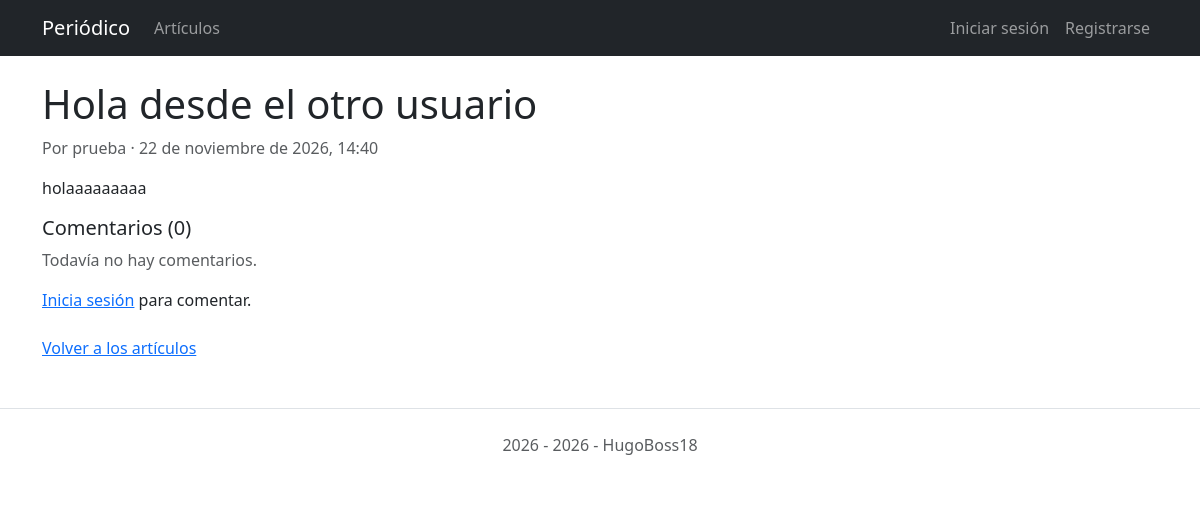
Page /articulos/3/ on the earlier database version.
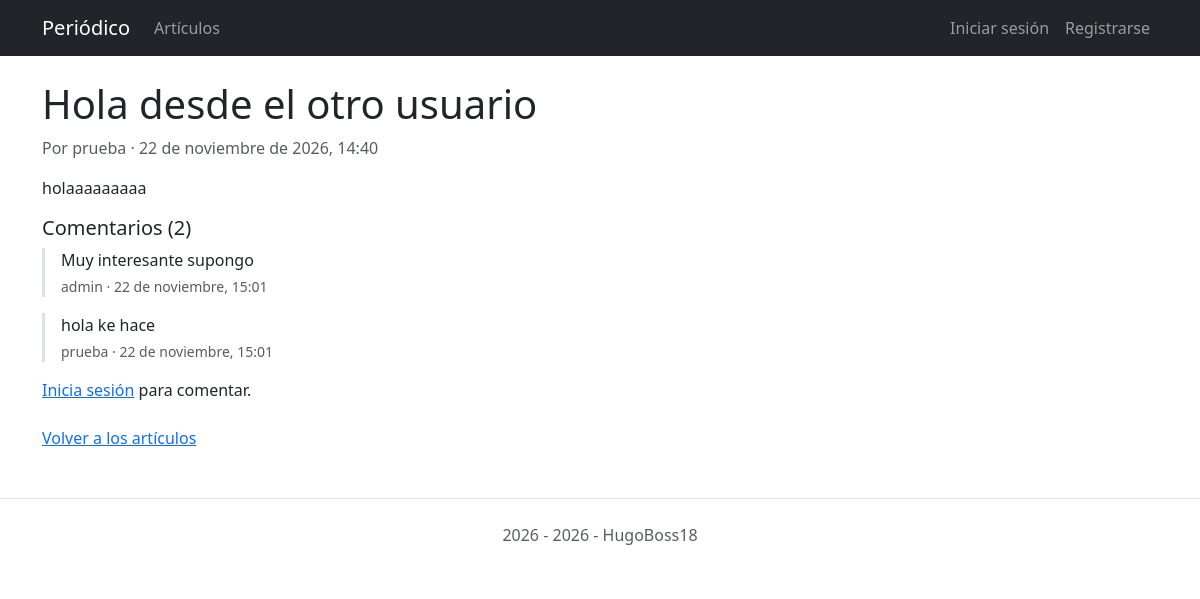
Same page on the later database version.
### articulos/models.py (models this page shows, shortened)
class Articulo(models.Model):
    titulo = models.CharField("título", max_length=255)
    cuerpo = models.TextField()
    fecha = models.DateTimeField(auto_now_add=True)
    autor = models.ForeignKey(settings.AUTH_USER_MODEL, on_delete=models.CASCADE)
    class Meta:
        ordering = ["-fecha"]
        verbose_name = "artículo"
        verbose_name_plural = "artículos"

class Comentario(models.Model):
    articulo = models.ForeignKey(
        Articulo, on_delete=models.CASCADE, related_name="comentarios"
    )
    comentario = models.CharField(max_length=500)
    fecha = models.DateTimeField(auto_now_add=True)
    autor = models.ForeignKey(settings.AUTH_USER_MODEL, on_delete=models.CASCADE)
    class Meta:
        ordering = ["fecha"]

### cuentas/models.py (models this page shows)
class UsuarioPersonalizado(AbstractUser):
    edad = models.PositiveIntegerField(null=True, blank=True)
    ciudad = models.CharField(max_length=100, blank=True)

### articulos/views.py (the view)
# urls.py: path("<int:pk>/", VistaDetalleArticulo.as_view(), name="articulo_detalle"),
class VistaDetalleArticulo(DetailView):
    model = Articulo
    template_name = "articulos/detalle.html"
    def get_context_data(self, **kwargs):  # nuevo
        context = super().get_context_data(**kwargs)
        context["form"] = FormularioComentario()
        return context

### templates/articulos/detalle.html (shortened to what this page needs)
{% extends "base.html" %}
{% load crispy_forms_tags %}
{% block contenido %}
  <article>
    <h1>{{ articulo.titulo }}</h1>
    <p class="text-body-secondary">
      Por {{ articulo.autor.username }} · {{ articulo.fecha|date:"j \d\e F \d\e Y, H:i"|lower }}
    </p>
    <p>{{ articulo.cuerpo|linebreaksbr }}</p>
  </article>
  <section class="mb-4">
    <h2 class="h5">Comentarios ({{ articulo.comentarios.count }})</h2>
    {% for comentario in articulo.comentarios.all %}
      <div class="border-start border-3 ps-3 mb-3">
        <p class="mb-1">{{ comentario.comentario }}</p>
        <p class="small text-body-secondary mb-0">
          {{ comentario.autor.username }} · {{ comentario.fecha|date:"j \d\e F, H:i"|lower }}
        </p>
      </div>
    {% empty %}
      <p class="text-body-secondary">Todavía no hay comentarios.</p>
    {% endfor %}
    {% if user.is_authenticated %}
      <form action="{% url 'articulo_comentar' articulo.pk %}" method="post">
        {% csrf_token %}
        {{ form|crispy }}
        <button type="submit" class="btn btn-primary">Comentar</button>
      </form>
    {% else %}
      <p><a href="{% url 'login' %}?next={{ request.path }}">Inicia sesión</a> para comentar.</p>
    {% endif %}
  </section>
  <p><a href="{% url 'articulo_lista' %}">Volver a los artículos</a></p>
{% endblock contenido %}

### templates/base.html (shortened to what this page needs)
<!DOCTYPE html>
<html lang="es">
<head>
  <link rel="stylesheet"
        href="https://cdn.jsdelivr.net/npm/bootstrap@5.3.8/dist/css/bootstrap.min.css"
>
</head>
<body>
  <nav class="navbar navbar-expand-md bg-dark mb-4" data-bs-theme="dark">
    <div class="container">
      <a class="navbar-brand" href="{% url 'inicio' %}">Periódico</a>
      <div class="collapse navbar-collapse" id="menu">
        <ul class="navbar-nav me-auto">
          <li class="nav-item">
            <a class="nav-link" href="{% url 'articulo_lista' %}">Artículos</a>
          </li>
        </ul>
        <ul class="navbar-nav">
          {% if user.is_authenticated %}
            <li class="nav-item dropdown">
              <a class="nav-link dropdown-toggle" href="#" role="button"
                 data-bs-toggle="dropdown" aria-expanded="false">
                {{ user.username }}
                {% if user.edad != None %}
                  <span class="badge text-bg-secondary ms-1">Edad: {{ user.edad }}</span>
                {% endif %}
              </a>
              <ul class="dropdown-menu dropdown-menu-end">
                <li>
                  <a class="dropdown-item" href="{% url 'password_change' %}">Cambiar contraseña</a>
                </li>
                <li>
                  <hr class="">
                </li>
                <li>
                  <form action="{% url 'logout' %}" method="post">
                    {% csrf_token %}
                    <button type="submit" class="dropdown-item">Cerrar sesión</button>
                  </form>
                </li>
              </ul>
            </li>
          {% else %}
            <li class="nav-item">
              <a class="nav-link" href="{% url 'login' %}">Iniciar sesión</a>
            </li>
            <li class="nav-item">
              <a class="nav-link" href="{% url 'registro' %}">Registrarse</a>
            </li>
          {% endif %}
        </ul>
      </div>
    </div>
  </nav>
  <main class="container">
    {% block contenido %}
    {% endblock contenido %}
  </main>
  <footer class="text-center text-body-secondary py-4 mt-5 border-top">
    2026 - {% now "Y" %} - HugoBoss18
  </footer>
</body>
</html>

Differences in the rows shown:
computed for Articulo "Hola desde el otro usuario": comentarios.count "0" → "2"
added Comentario: comentario "Muy interesante supongo", autor.username "admin", fecha "22 de noviembre, 15:01"
added Comentario: comentario "hola ke hace", autor.username "prueba", fecha "22 de noviembre, 15:01"
Other differences:
text no longer shown: "Todavía no hay comentarios."
